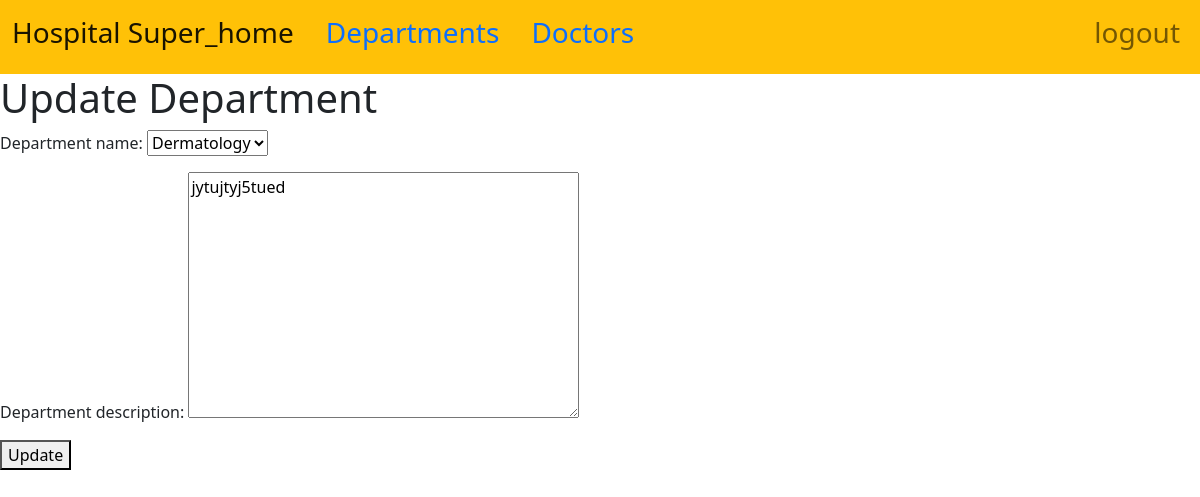
/departmentlist/update/2/ (signed in), run on the app's committed database.
### department_doctors_app/models.py (models this page shows, shortened)
class Department(models.Model):
    department_name = models.CharField(max_length=100,unique=True, blank=False, null=False,choices=[ ('ortho', 'orthopedics'), ('cardio', 'Cardiology'),
                                             ('derma', 'Dermatology'),('Gynec','Gynecology'),])
    department_description= models.TextField()

### department_doctors_app/views.py (the view, shortened to what this page needs)
# urls.py: path('update/<int:pk>/', views.DepartmentUpdateView.as_view(), name='update'),
class DepartmentUpdateView(LoginRequiredMixin, UserPassesTestMixin, UpdateView):
    model = Department
    template_name = 'update_department.html'
    fields = ['department_name','department_description']
    success_url = reverse_lazy('department_doctors_app:departmentlist')
    login_url = '/login/'
    permission_denied_message = 'Unauthorized Access'
    def test_func(self):
        return self.request.user.user_type in ['Super Admin', 'Admin']

### templates/update_department.html (shortened to what this page needs)
{% extends 'base.html' %}
{% block content %}
  <h1>Update Department</h1>
  <form method="post">
    {{ form.as_p }}
    <button type="submit">Update</button>
  </form>
{% endblock %}

### data on the page
Department: department_name "Dermatology", department_description "jytujtyj5tued"
